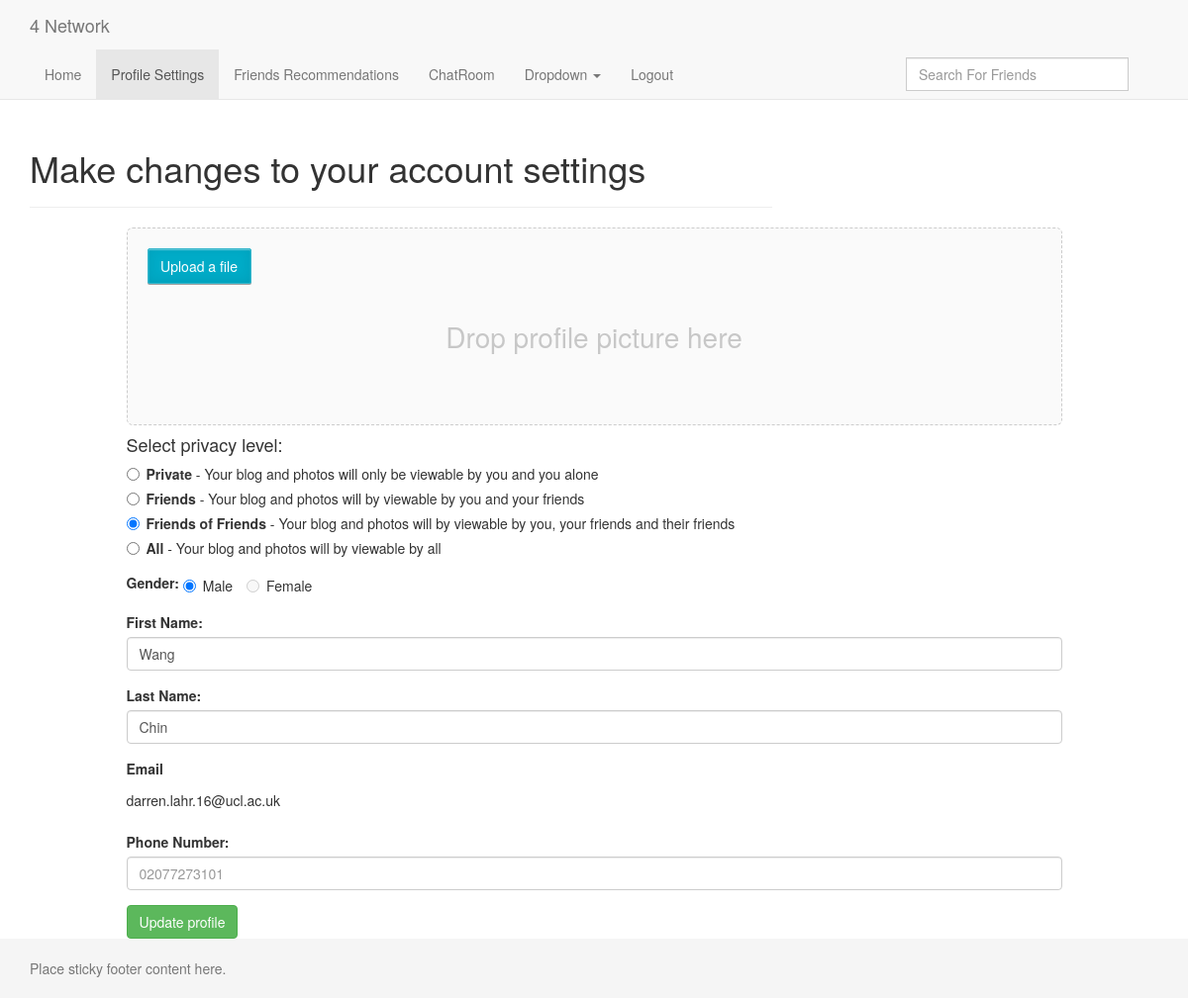
The app's page /webpages/profileSettings.php (signed in) with its own data.
### tables this page shows
CREATE TABLE `users` (
  `User_id` int(11) NOT NULL,
  `First_name` varchar(20) NOT NULL,
  `Last_name` varchar(20) NOT NULL,
  `Username` varchar(50) NOT NULL,
  `dob` date NOT NULL,
  `Password` mediumtext NOT NULL,
  `Phone` varchar(20) NOT NULL,
  `Gender` varchar(20) NOT NULL,
  `activationToken` mediumtext NOT NULL,
  `activated` tinyint(1) NOT NULL DEFAULT '0',
  `privacysetting` enum('1','2','3','4') NOT NULL DEFAULT '1',
  `profilephoto` text COMMENT 'the location of the user profile will be stored here',
  `Timestamp` timestamp NOT NULL DEFAULT CURRENT_TIMESTAMP ON UPDATE CURRENT_TIMESTAMP
);

### corePHP/functions.php (called while the page is built, shortened)
<?php
function connectToDatabase(){
    $con = mysqli_connect(SERVERNAME,USERNAME,SERVERPASSWORD,DATABASENAME);
    if (mysqli_connect_errno())
    {
        die("Failed to connect to MySQL: " . mysqli_connect_error()) ;
    } else{
        return $con;
    }
}
function pullUserSettings(){
    $con = connectToDatabase();
    $sql = "SELECT First_name, Last_name, Username, Phone, Gender, privacysetting FROM users WHERE User_id = " . $_SESSION['User_id'];
    $result = mysqli_query($con,$sql);
    $userSettings = mysqli_fetch_assoc($result);
    return $userSettings;
}

### webpages/profileSettings.php (the view, shortened to what this page needs)
<?php
require_once($_SERVER['DOCUMENT_ROOT']. "/socialSite/corePHP/functions.php");
$userSettings = pullUserSettings();
$pageTitle = 'profileSettings';
?>
<!DOCTYPE html>
<html lang="en">
  <?php require_once("includes/head.php"); ?>
  <link href="../fine-uploader/fine-uploader-gallery.min.css" rel="stylesheet">
  </head>
  <body>
    <?php require_once("includes/nav.php"); ?>
    <div class="container" style="margin-top:50px">
        <div class="row">
           <div class="col-md-8">
              <div class="page-header">
                <h1>Make changes to your account settings</h1>
              </div>
           </div>
            <div id="profilepic" class="col-md-4">
            </div>
        </div>
      <section class="row">
          <div class="col-md-10 col-md-offset-1">
              <div id="uploader"></div>
          <form method="POST" name="updateSettings">
              <div class="form-group">
                  <h4>Select privacy level:</h4>
                  <div class="radio">
                      <label>
                          <input type="radio" name="optionsPrivacy" id="privacyOption1" value="1" <?php echo (($userSettings['privacysetting']=='1') ? 'checked':''); ?>>
                          <strong>Private</strong> - Your blog and photos will only be viewable by you and you alone
                      </label>
                  </div>
                  <div class="radio">
                      <label>
                          <input type="radio" name="optionsPrivacy" id="privacyOption2" value="2" <?php echo (($userSettings['privacysetting']=='2') ? 'checked':''); ?>>
                          <strong>Friends</strong> - Your blog and photos will by viewable by you and your friends
                      </label>
                  </div>
                  <div class="radio">
                      <label>
                          <input type="radio" name="optionsPrivacy" id="privacyOption3" value="3" <?php echo (($userSettings['privacysetting']=='3') ? 'checked':''); ?>>
                          <strong>Friends of Friends</strong> - Your blog and photos will by viewable by you, your friends and their friends
                      </label>
                  </div>
                  <div class="radio">
                      <label>
                          <input type="radio" name="optionsPrivacy" id="privacyOption4" value="4" <?php echo (($userSettings['privacysetting']=='4') ? 'checked':''); ?>>
                          <strong>All</strong> - Your blog and photos will by viewable by all
                      </label>
                  </div>
              </div>
              <div class="form-group">
                  <label for="genderRatio" autofocus>Gender:</label>
                  <label class="radio-inline "><input type="radio" value="male" required <?php echo (($userSettings['Gender']=='male') ? 'checked':'disabled'); ?>>Male</label>
                  <label class="radio-inline"><input type="radio" value="female" <?php echo (($userSettings['Gender']=='female') ? 'checked':'disabled'); ?>>Female</label>
              </div>
              <div class="form-group">
                  <label for="firstName">First Name:</label>
                  <input type="text" class="form-control" name="firstName" placeholder="First Name" required value="<?php echo $userSettings['First_name'];?>">
              </div>
              <div class="form-group">
                  <label for="lastName">Last Name:</label>
                  <input type="text" class="form-control" name="lastName" placeholder="Last Name" required value="<?php echo $userSettings['Last_name'];?>">
              </div>
              <div class="form-group">
                  <label class="control-label">Email</label>
                  <p class="form-control-static"><?php echo $userSettings['Username'];?></p>
              </div>
              <div class="form-group">
                  <label for="telNumber">Phone Number:</label>
                  <input type="number" class="form-control" id="telNumber" name="Phone" placeholder="02077273101" value="<?php echo $userSettings['Phone'];?>">
              </div>
              <button type="submit" class="btn btn-success" name="updateSettings">Update profile</button>
          </form>
          </div>
      </section>
    </div>
    <footer class="footer">
      <div class="container">
        <p class="text-muted">Place sticky footer content here.</p>
      </div>
    </footer>
  </body>
</html>

### webpages/includes/head.php (shortened to what this page needs)
<link href="../vendor/twbs/bootstrap/dist/css/bootstrap.css" rel="stylesheet">

### webpages/includes/nav.php (shortened to what this page needs)
<nav class="navbar navbar-default navbar-fixed-top">
    <div class="container">
        <div class="navbar-header">
            <a class="navbar-brand" href="#">4 Network</a>
        </div>
        <div id="navbar" class="collapse navbar-collapse">
            <ul class="nav navbar-nav">
                <li <?php if($pageTitle == "index") echo 'class="active"'?>><a href="index.php">Home</a></li>
                <li <?php if($pageTitle == "profileSettings") echo 'class="active"'?>><a href="profileSettings.php">Profile Settings</a></li>
                <li <?php if($pageTitle == "friendsRecommendations") echo 'class="active"'?>><a href="friendsRecommendations.php">Friends Recommendations</a></li>
                <li><a href="chatroom.php">ChatRoom</a></li>
                <li class="dropdown droplist_all">
                    <a href="#" class="dropdown-toggle" data-toggle="dropdown" role="button" aria-haspopup="true" aria-expanded="false">Dropdown <span class="caret"></span></a>
                </li>
                <li><a href="../index.php" class="logOutLink">Logout</a></li>
                <div class="col-md-3 pull-right" id="friendSearchContainer">
                    <form class="navbar-form" role="search">
                        <div class="input-group">
                            <input type="text" size="200" class="form-control" id="friendSearchBox" placeholder="Search For Friends" autocomplete="off">
                        </div>
                    </form>
                </div>
            </ul>
        </div>
    </div>
</nav>

### webpages/profileSettings.php (style rules this page uses)
html { position: relative; min-height: 100%; }
body { margin-bottom: 60px; }
.footer { position: absolute; bottom: 0; width: 100%; height: 60px; background-color: #f5f5f5; }
body > .container { padding: 60px 15px 0; }
.container .text-muted { margin: 20px 0; }
.footer > .container { padding-right: 15px; padding-left: 15px; }

### records on screen
users: privacysetting "☐ Private - Your blog and photos", privacysetting "☐ Friends - Your blog and photos", privacysetting "☑ Friends of Friends - Your blog", privacysetting "☐ All - Your blog and photos wil", Gender "☑ Male", Gender "☐ Female", firstName "Wang", lastName "Chin", Username "darren.lahr.16@ucl.ac.uk"
